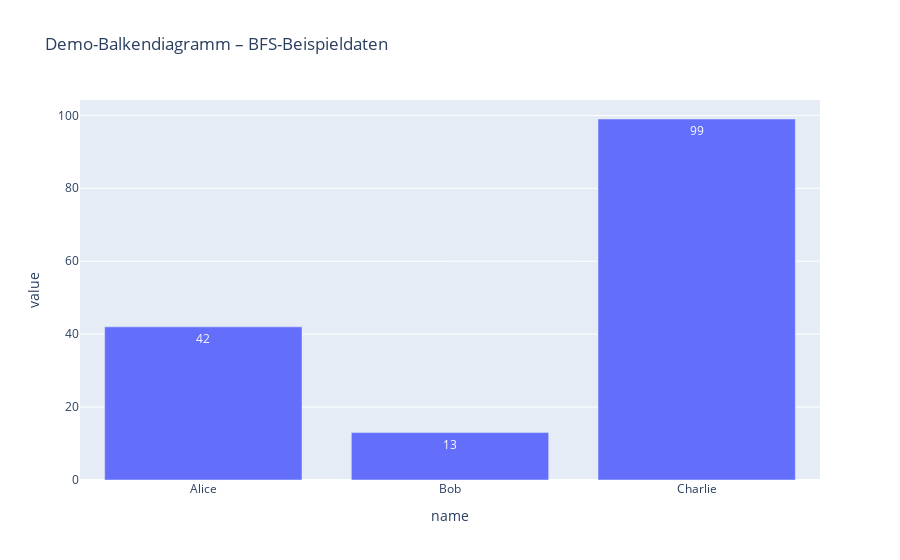

The notebook cell this image was saved under:
### Code cell
fig = px.bar(df, x="name", y="value",
             text="value",
             title="Demo-Balkendiagramm – BFS-Beispieldaten")
fig.show()

### Figure 1 — Plotly figure (JSON) as saved in the notebook; plotly's stock layout.template omitted (floating-point values rounded to 4 significant figures)
{"data": [{"hovertemplate": "name=%{x}<br>value=%{text}<extra></extra>", "legendgroup": "", "marker": {"color": "#636efa", "pattern": {"shape": ""}}, "name": "", "orientation": "v", "showlegend": false, "text": [42.0, 13.0, 99.0], "textposition": "auto", "type": "bar", "x": ["Alice", "Bob", "Charlie"], "xaxis": "x", "y": [42, 13, 99], "yaxis": "y"}], "layout": {"barmode": "relative", "legend": {"tracegroupgap": 0}, "title": {"text": "Demo-Balkendiagramm – BFS-Beispieldaten"}, "xaxis": {"anchor": "y", "domain": [0, 1], "title": {"text": "name"}}, "yaxis": {"anchor": "x", "domain": [0, 1], "title": {"text": "value"}}}}
